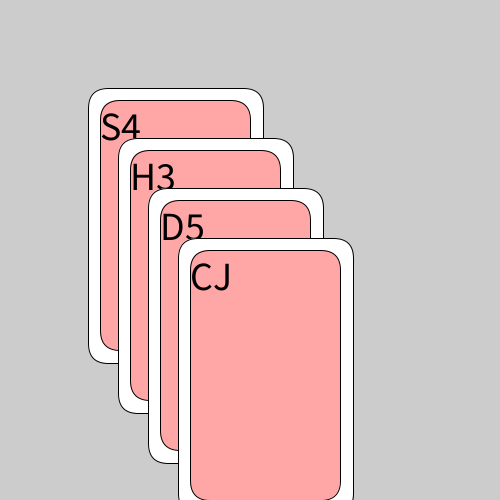
Frame 1 (no input)
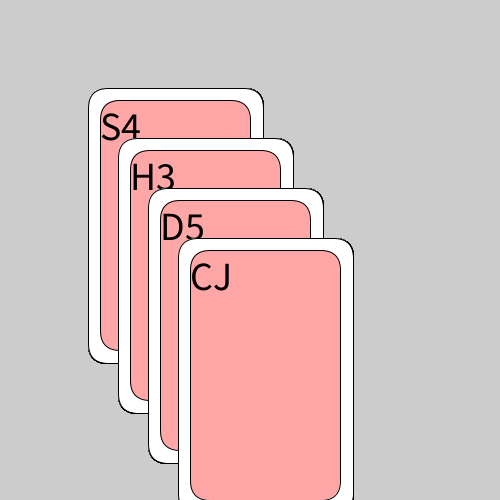
Frame 60 (the mouse pressed at the canvas centre just before this capture)
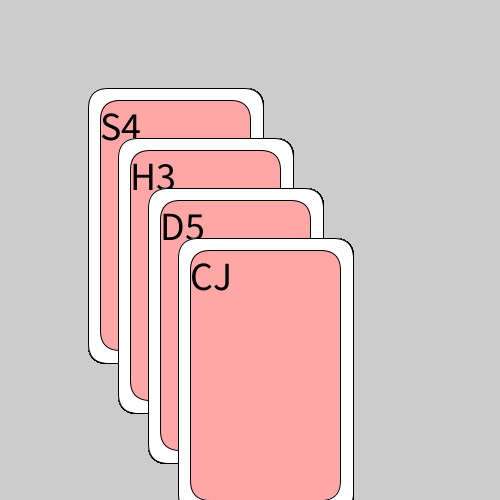
Frame 120 (the mouse held since frame 60 and released just before this capture)

The Processing sketch that drew these frames (run headless with seeded random() and noise(); from frame 60 on, the mouse is pressed at the canvas centre):

// Processing sketch: week02_3pokercard
// ── week02_3pokercard.pde
void setup(){
  size(500,500);
}
int W=25;
void draw(){
  drawPokerCard(100,100, "S4");
  drawPokerCard(130,150, "H3");
  drawPokerCard(160,200, "D5");
  drawPokerCard(190,250, "CJ");
}
void drawPokerCard(int x, int y, String face){
  fill(255);
  rect(x-W/2,y-W/2,150+W, 250+W, 20);
  fill(#FFA7A7);
  rect(x,y,150, 250, 20);//弧度
  fill(0);
  textSize(40);
  text( face, x, y+40);
}
